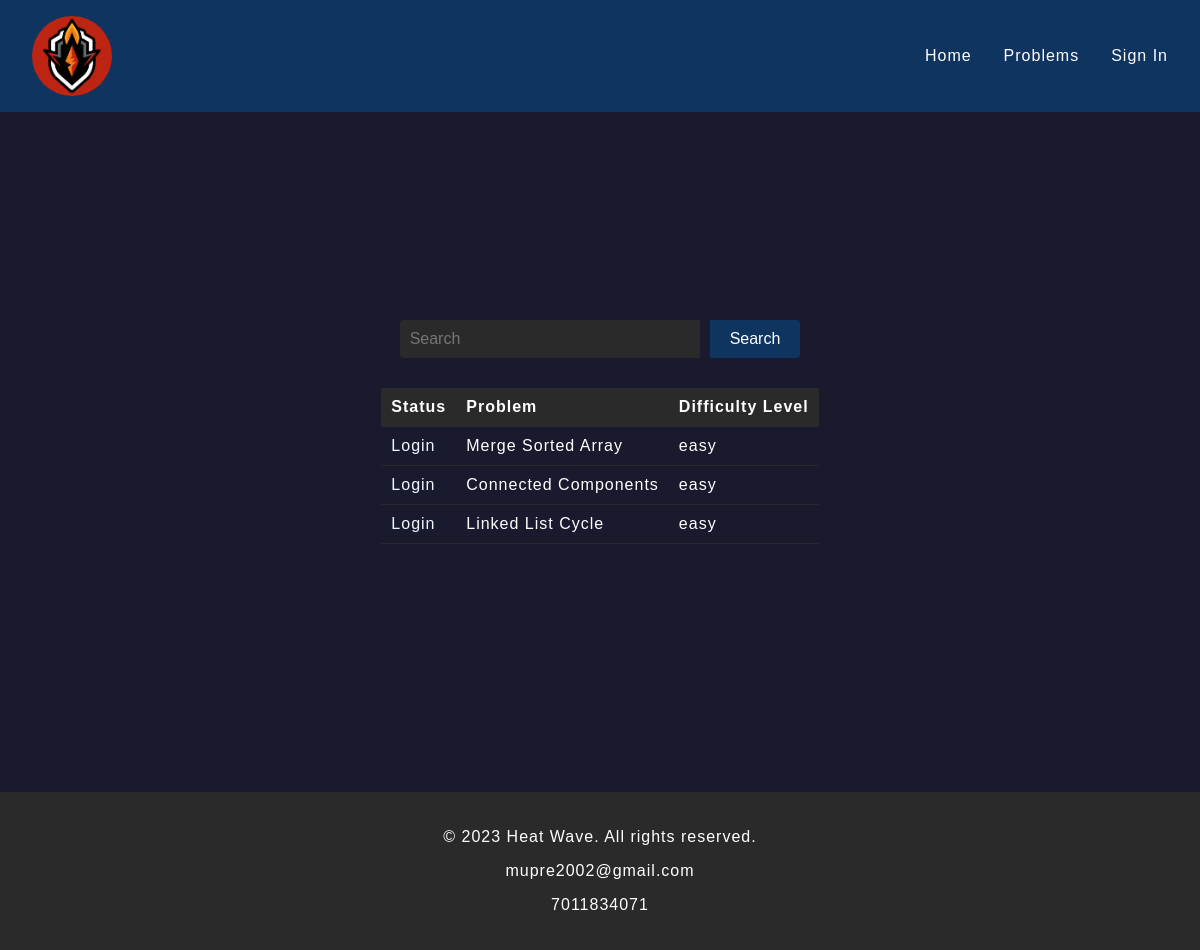
Page /oj/problems on the committed database.
### oj/models.py (models this page shows, shortened)
class Problems(models.Model):
   difficulty_levels = (
       ('easy', 'Easy'),
       ('medium', 'Medium'),
       ('hard', 'hard')
   )
   name = models.CharField(max_length=64)
   statement = models.CharField(max_length=1000)
   constraints = models.JSONField(default=list)
   difficulty_levels = models.CharField(max_length=6, choices=difficulty_levels, default='easy')

### oj/views.py (the view, shortened to what this page needs)
# urls.py: path('problems', views.problems, name="problems"),
def problems(request):
    problems = Problems.objects.all()
    if request.user.is_authenticated:
     status = request.user.solved_problems.values_list('id', flat = True)
    else:
     status = []
    return render(request, 'oj/problems.html', {'Problems':problems, "status": status})

### oj/templates/oj/problems.html (shortened to what this page needs)
{% extends '../layout.html' %}
{% load custom_filters %}
{% block body %}
<div class="container" >
  <div class="search-bar">
    <input type="text" placeholder="Search" class="search-input">
    <button class="btn btn-search">Search</button>
  </div>
  <table class="problem-table">
    <thead>
      <tr>
        <th>Status</th>
        <th>Problem</th>
        <th>Difficulty Level</th>
      </tr>
    </thead>
    <tbody>
      {% for Prob in Problems %}
      <tr onclick="location.href= '{% url 'solve' Prob.id %}'" style="cursor: pointer;">
        <td>
          {% if user.is_authenticated %}
            {% if not Prob.id in status %}
              Unsolved
            {% else %}
              Solved
            {% endif %}
          {% else %}
            <a href="{% url 'login'%}" style="color:aliceblue">Login<a>
          {% endif %}
        </td>
        <td>{{ Prob.name }}</td>
        <td>{{ Prob.difficulty_levels }}</td>
      </tr>
      {% endfor %}
    </tbody>
  </table>
</div>
{% endblock %}

### oj/templates/layout.html (shortened to what this page needs)
{% load static %}
<!DOCTYPE html>
<html lang="en">
<head>
  <link rel="stylesheet" href="{% static 'oj/styles.css' %}">
</head>
<body>
  <header class="header">
    <nav class="navbar">
      <div>
        <a href="{% url 'problems' %}">
        <img src="{% static 'oj/images/heat_wave_logo.jpg'%}" alt="HeatWave" class="logo">
      </a>
      </div>
      <ul class="nav-links">
          <li><a href="{% url 'index' %}">Home</a></li>
          <li><a href="{% url 'problems' %}">Problems</a></li>
          {% if user.is_authenticated %}
            <li><a href="{% url 'profile' %}">Profile</a></li>
            <li><a href="{% url 'logout' %}">Logout</a></li>
          {% else %}
            <li><a href="{% url 'login' %}">Sign In</a></li>
          {% endif %}
      </ul>
  </nav>
  </header>
  <main class="container">
    {% block body %}{% endblock %}
  </main>
  <footer class="footer">
    <p>&copy; 2023 Heat Wave. All rights reserved.</p>
    <p>mupre2002@gmail.com</p>
    <p>7011834071</p>
  </footer>
</body>
</html>

### oj/static/oj/styles.css (style rules this page uses)
.btn { background-color: var(--primary-color); color: var(--secondary-color); border: none; border-radius: 4px; padding: 10px 20px; font-size: 16px; font-weight: 500; cursor: pointer; margin-left: 10px; transition: background-color 0.3s ease; }
.search-bar { display: flex; justify-content: center; margin-bottom: 30px; }
.search-input { width: 300px; padding: 10px; border: none; border-radius: 4px 0 0 4px; background-color: #2a2a2a; color: var(--secondary-color); font-size: 16px; }
.btn-search { border-radius: 0 4px 4px 0; }
.problem-table { width: 100%; border-collapse: collapse; }
.problem-table th, .problem-table td { padding: 10px; text-align: left; border-bottom: 1px solid #2a2a2a; }
.problem-table th { background-color: #2a2a2a; }
.footer { background-color: #2a2a2a; color: var(--secondary-color); text-align: center; padding: 20px; margin-top: 40px; }
:root { --background: #1a1a2e; --color: #ffffff; --primary-color: #0f3460; }
* { box-sizing: border-box; }
a { text-decoration: none; }
html { scroll-behavior: smooth; }
body { margin: 0; box-sizing: border-box; font-family: "Poppins", sans-serif; background: var(--background); color: var(--color); letter-spacing: 1px; transition: background 0.2s ease; }
.navbar { display: flex; justify-content: space-between; align-items: center; padding: 1rem 2rem; background-color: var(--primary-color); }
.navbar .logo { font-size: 1.5rem; font-weight: bold; color: var(--color); }
.navbar .nav-links { list-style: none; display: flex; gap: 2rem; }
.navbar .nav-links li { display: inline; }
.navbar .nav-links a { color: var(--color); text-decoration: none; font-weight: 500; font-size: 1rem; }
.container { display: flex; flex-direction: column; justify-content: center; align-items: center; height: 80vh; }

### oj/templates/layout.html (style rules this page uses)
.logo { width: 80px; height: 80px; border-radius: 50%; object-fit: cover; margin-right: 20px; vertical-align: middle; }

### rows in the picture
Problems: name "Merge Sorted Array", difficulty_levels "easy"
Problems: name "Connected Components", difficulty_levels "easy"
Problems: name "Linked List Cycle", difficulty_levels "easy"
